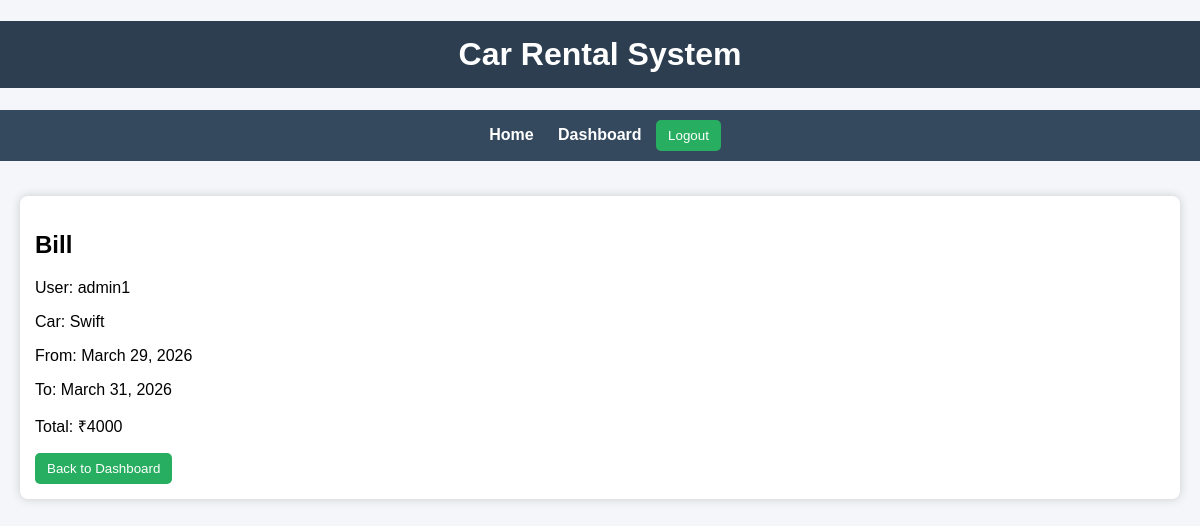
Page /home/bill/2/ (signed in) on the committed database.
### rental/models.py (models this page shows, shortened)
class Booking(models.Model):
    user = models.ForeignKey(User, on_delete=models.CASCADE)
    car = models.ForeignKey(Car, on_delete=models.CASCADE)
    start_date = models.DateField()
    end_date = models.DateField()
    total_amount = models.IntegerField()

class Car(models.Model):
    name = models.CharField(max_length=100)
    brand = models.CharField(max_length=100)
    category = models.ForeignKey(Category, on_delete=models.CASCADE)
    price_per_day = models.IntegerField()
    image = models.ImageField(upload_to='cars/', blank=True, null=True)

### rental/views.py (the view)
# urls.py: path('bill/<int:booking_id>/', views.bill, name='bill'),
@login_required
def bill(request, booking_id):
    booking = get_object_or_404(Booking, id=booking_id, user=request.user)
    return render(request, 'bill.html', {'booking': booking})

### templates/bill.html
{% extends 'base.html' %}
{% block content %}
<div class="card">
<h2>Bill</h2>
<p>User: {{ booking.user.username }}</p>
<p>Car: {{ booking.car.name }}</p>
<p>From: {{ booking.start_date }}</p>
<p>To: {{ booking.end_date }}</p>
<p>Total: ₹{{ booking.total_amount }}</p>
<a href="/home/dashboard/">
    <button>Back to Dashboard</button>
</a>
</div>
{% endblock %}

### static/css/style.css (style rules this page uses)
body { font-family: Arial, sans-serif; background-color: #f4f6f9; margin: 0; padding: 0; }
.card { background: white; padding: 15px; margin: 15px 0; border-radius: 8px; box-shadow: 0px 0px 10px #ccc; }
button { background-color: #27ae60; color: white; padding: 8px 12px; border: none; border-radius: 5px; cursor: pointer; }

### rows in the picture
Booking: user.username "admin1", car.name "Swift", start_date "March 29, 2026", end_date "March 31, 2026", total_amount "4000"
